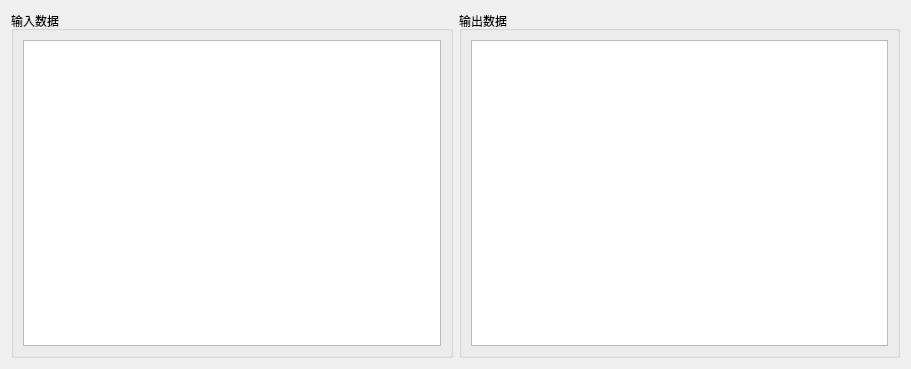
<?xml version="1.0" encoding="UTF-8"?>
<ui version="4.0">
 <class>InputOutputData</class>
 <widget class="QWidget" name="InputOutputData">
  <property name="geometry">
   <rect>
    <x>0</x>
    <y>0</y>
    <width>911</width>
    <height>369</height>
   </rect>
  </property>
  <property name="windowTitle">
   <string>Form</string>
  </property>
  <layout class="QHBoxLayout" name="horizontalLayout">
   <item>
    <widget class="QGroupBox" name="groupBox">
     <property name="title">
      <string>输入数据</string>
     </property>
     <layout class="QGridLayout" name="gridLayout">
      <item row="0" column="0">
       <widget class="QTableView" name="tableView"/>
      </item>
     </layout>
    </widget>
   </item>
   <item>
    <widget class="QGroupBox" name="groupBox_2">
     <property name="title">
      <string>输出数据</string>
     </property>
     <layout class="QGridLayout" name="gridLayout_2">
      <item row="0" column="0">
       <widget class="QTableView" name="tableView_2"/>
      </item>
     </layout>
    </widget>
   </item>
  </layout>
 </widget>
 <resources/>
 <connections/>
</ui>
